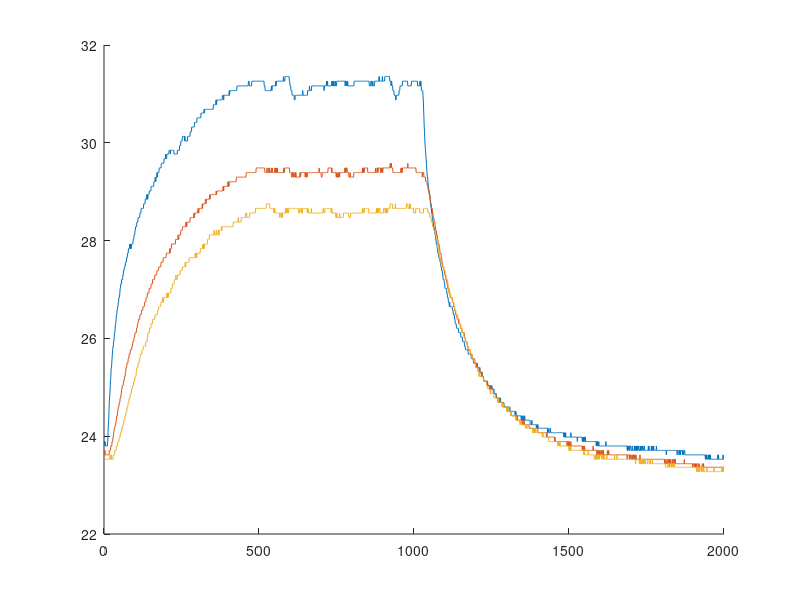
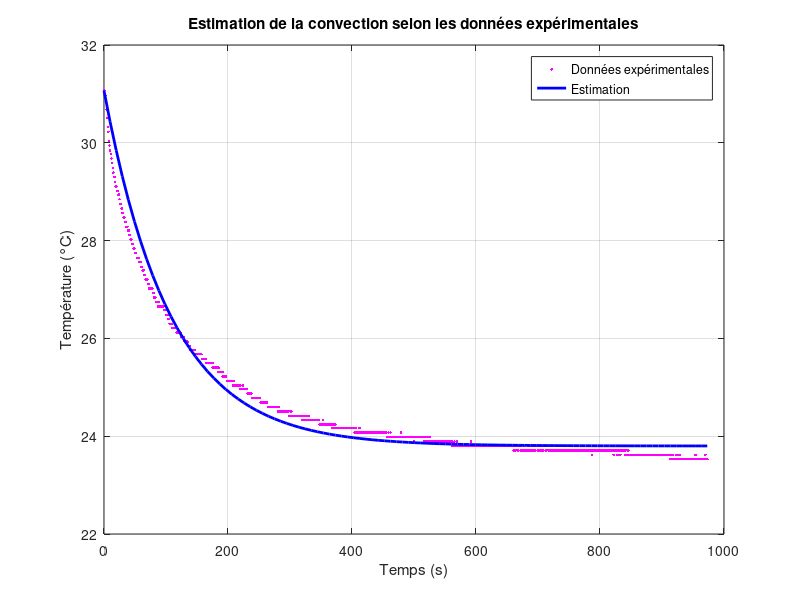

Write MATLAB code to recreate these figures, in order.
clear
% Lire les données du csv
addpath("support")
%res = read_csv("essaie2_temp");
data = importdata("essaie2_temp.txt");
temps = data(:,1);
u = data(:, 2);
t1 = data(:, 3);
t2 = data(:, 4);
t3 = data(:, 5);
% Récupérer les vecteur
%t1 = res.Temp_0__C_;
%t2 = res.Temp_1__C_;
%t3 = res.Temp_2__C_;
%temps =  res.Temps_s_;
%u = res.Echelon_V_;

hold on
plot(temps, t1);
plot(temps, t2);
plot(temps, t3);


%% Idenfication de h

% Température expérimentale pendan l'essaie de laché
indice_lache = 1027;
fin = 2000;
temps_exp = temps(indice_lache:fin, 1) - temps(indice_lache, 1);
t_exp1 = t1(indice_lache:fin, 1);
t_exp2 = t2(indice_lache:fin, 1);
t_exp3 = t3(indice_lache:fin, 1);

%T_piece = t3(26, 1);
T_piece = 23.8;


function [h_fit] = find_h(T_exp, temps_exp, T_piece, display)
    % Définition d'un élément dV
    dx = 1*10^-3; % Longueur en mètres
    dy = 1*10^-3; % Largeur en mètres
    dz = 1.6*10^-3; % Épaisseur en mètres

    % Paramètres matériels
    rho = 2700; % Densité de l'aluminium (kg/m³)
    cp = 897; % Capacité thermique massique en J/kg.K

    % Surface totale en contact avec l'air
    A_eff = 2 * (dx * dy); % Surface totale d'échange
    dV = dx * dy * dz; % Volume de la plaque
    T0 = T_exp(1);
    Ta = T_piece;

    cooling_model = @(h, t) Ta + (T0 - Ta) * exp(-h * A_eff / (rho * cp * dV) * t);
    h0 = 10; % Valeur initiale pour h
    h_fit = lsqcurvefit(cooling_model, h0, temps_exp, T_exp);

    if display == true
        t_fit = linspace(0, max(temps_exp), 100);
        T_fit = cooling_model(h_fit, t_fit);
        fprintf('Le coefficient de convection estimé est h = %.2f W/m²K\n', h_fit);
        figure;
        plot(temps_exp, T_exp, 'm.', 'MarkerFaceColor', 'r'); % Données expérimentales
        hold on;
        plot(t_fit, T_fit, 'b-', 'LineWidth', 2); % Modèle ajusté
        xlabel('Temps (s)');
        ylabel('Température (°C)');
        legend('Données expérimentales', 'Estimation');
        title('Estimation de la convection selon les données expérimentales');
        grid on;
    end
end

find_h(t_exp1, temps_exp, T_piece, true)